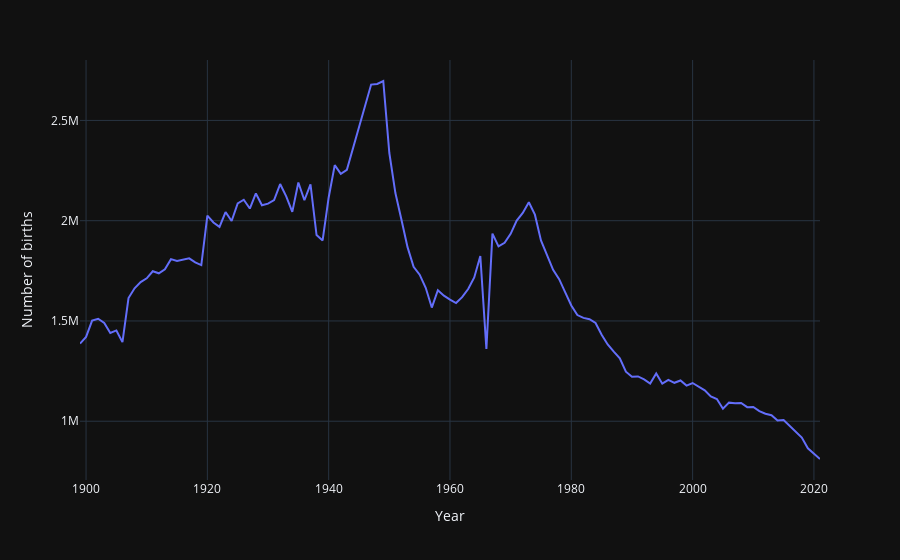

This figure's notebook cell:
### Code cell
import plotly.express as px

fig = px.line(births, x='Year', y='Value', labels={'Value': 'Number of births'}, render_mode='svg')
fig.show()
